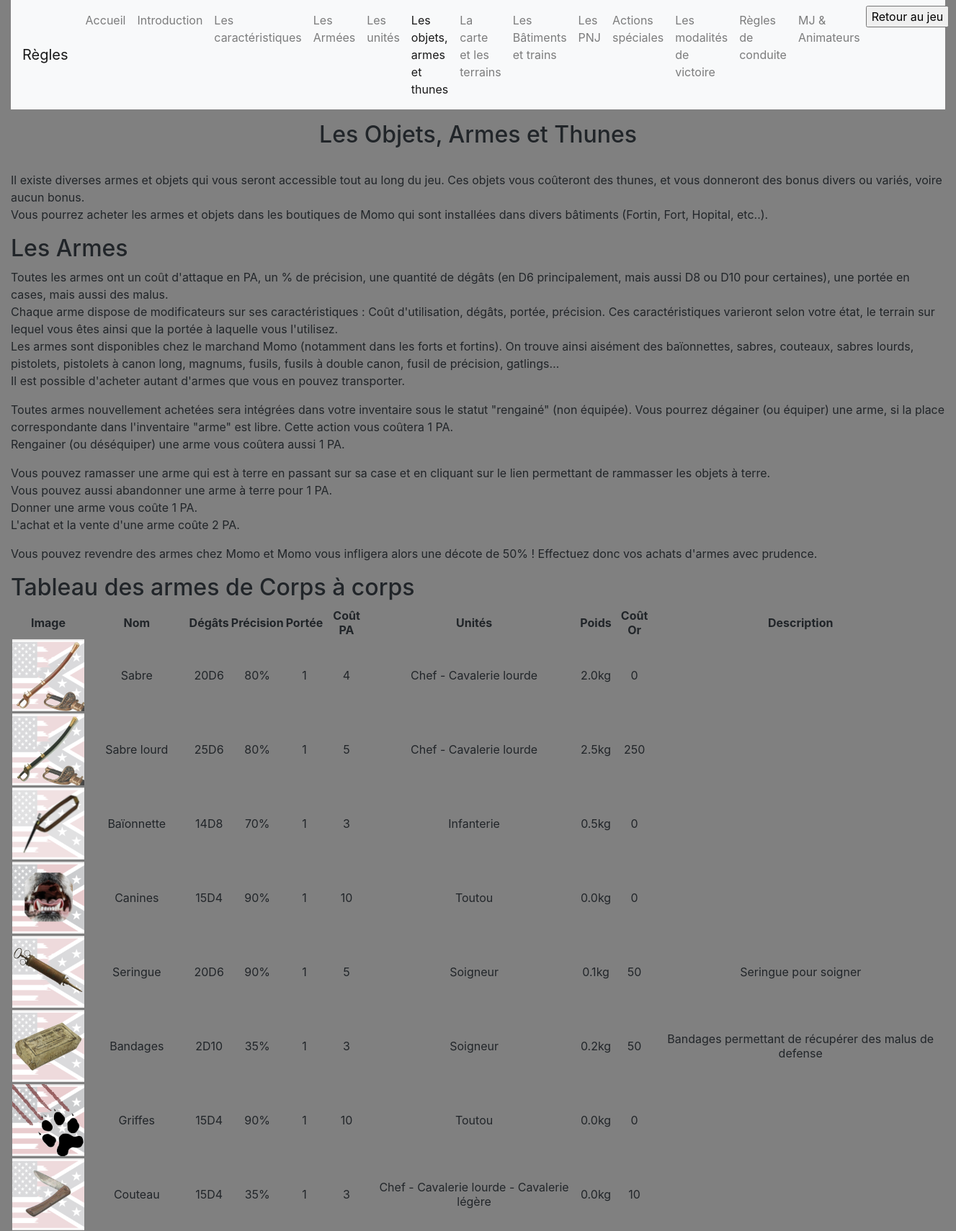
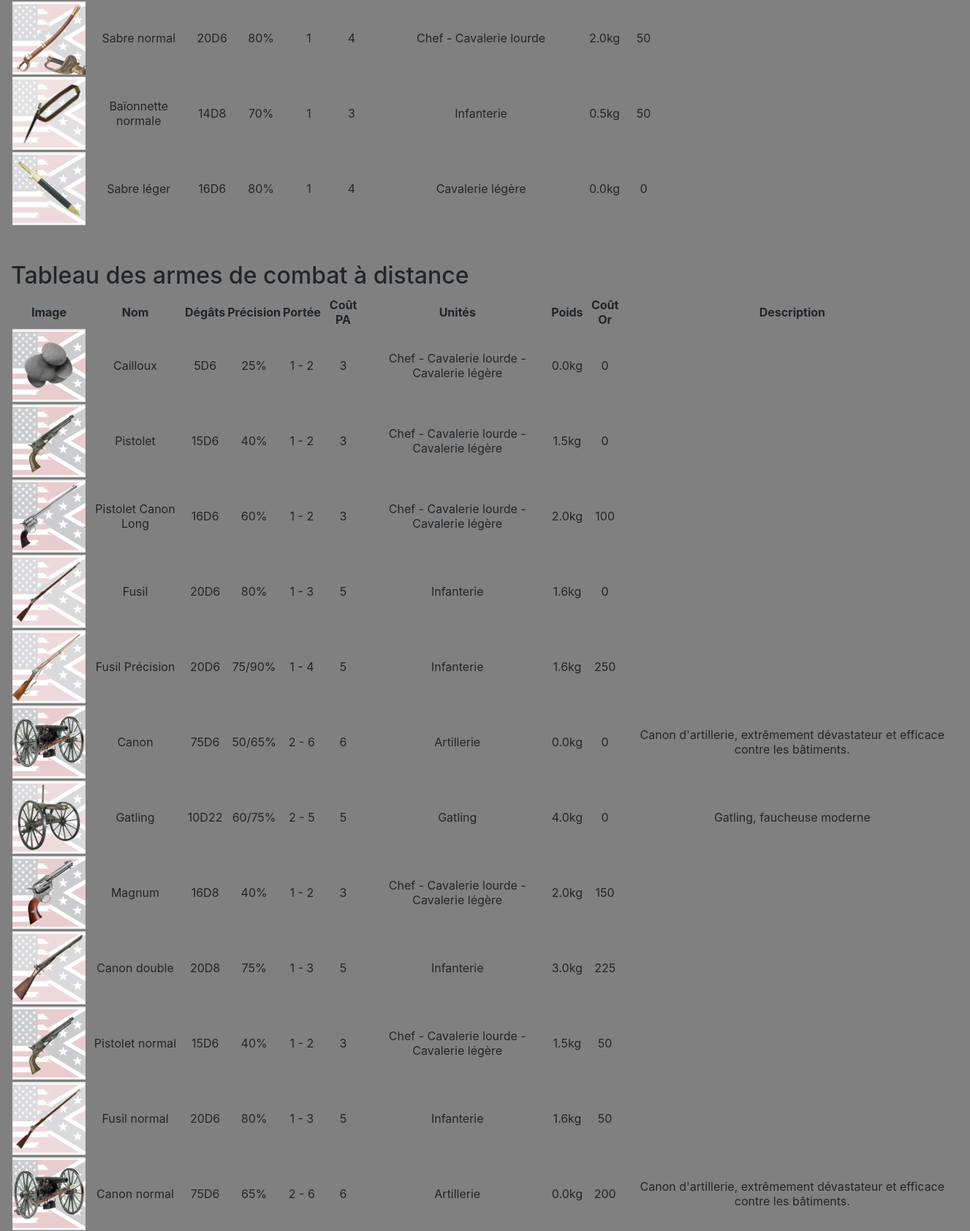
The page /regles/regles_objets.php (upper part) on the database its author committed (2 pictures, top to bottom).
### tables this page shows
CREATE TABLE `arme` (
  `id_arme` int(11) NOT NULL,
  `nom_arme` varchar(100) NOT NULL DEFAULT '',
  `porteeMin_arme` int(11) NOT NULL DEFAULT '0',
  `porteeMax_arme` tinyint(4) NOT NULL DEFAULT '0',
  `coutPa_arme` int(11) NOT NULL DEFAULT '0',
  `coutOr_arme` int(11) NOT NULL DEFAULT '0',
  `additionMin_degats` tinyint(4) NOT NULL DEFAULT '0',
  `additionMax_degats` tinyint(4) NOT NULL DEFAULT '0',
  `multiplicateurMin_degats` double NOT NULL DEFAULT '0',
  `multiplicateurMax_degats` double NOT NULL DEFAULT '0',
  `degatMin_arme` int(11) NOT NULL DEFAULT '0',
  `degatMax_arme` int(11) NOT NULL DEFAULT '0',
  `valeur_des_arme` int(11) NOT NULL DEFAULT '0',
  `precision_arme` int(11) NOT NULL DEFAULT '0',
  `degatZone_arme` enum('0','1') NOT NULL DEFAULT '0',
  `bonusPM_arme` int(11) NOT NULL DEFAULT '0',
  `poids_arme` decimal(10,1) NOT NULL DEFAULT '0.0',
  `pvMax_arme` int(11) NOT NULL DEFAULT '0',
  `description_arme` text NOT NULL,
  `qualite_arme` tinyint(4) NOT NULL DEFAULT '6',
  `main` tinyint(4) NOT NULL DEFAULT '1',
  `image_arme` varchar(100) DEFAULT NULL,
  PRIMARY KEY (`id_arme`),
  KEY `index_qualiteArme` (`porteeMin_arme`,`porteeMax_arme`,`qualite_arme`),
  KEY `index_porteemax1` (`porteeMax_arme`,`qualite_arme`),
  KEY `index_minMax_or` (`porteeMin_arme`,`porteeMax_arme`,`coutOr_arme`),
  KEY `index_proteeMax_or` (`porteeMax_arme`,`coutOr_arme`),
  KEY `index_armeportee1` (`id_arme`,`porteeMax_arme`)
);

### regles/regles_objets.php (the view, shortened to what this page needs)
<?php
$mysqli = db_connexion();
?>
<html>
	<head>
		<link rel="stylesheet" href="https://stackpath.bootstrapcdn.com/bootstrap/4.3.1/css/bootstrap.min.css">
	</head>
	<body style="background-color:grey;">
		<div class="container-fluid">
		<?php require 'regles_header.php' ?>
			<div class="row justify-content-center">
				<div class="col-12">
					<div align="center"><h2>Les Objets, Armes et Thunes</h2></div>
				</div>
			</div>
			<div class="row">
				<div class="col-12">
					<br />
					<p>Il existe diverses armes et objets qui vous seront accessible tout au long du jeu. Ces objets vous coûteront des thunes, et vous donneront des bonus divers ou variés, voire aucun bonus.<br />
					Vous pourrez acheter les armes et objets dans les boutiques de Momo qui sont installées dans divers bâtiments (Fortin, Fort, Hopital, etc..). </p>
					<h2>Les Armes</h2>
					<p>Toutes les armes ont un coût d'attaque en PA, un % de précision, une quantité de dégâts (en D6 principalement, mais aussi D8 ou D10 pour certaines), une portée en cases, mais aussi des malus.<br />
					Chaque arme dispose de modificateurs sur ses caractéristiques : Coût d'utilisation, dégâts, portée, précision. Ces caractéristiques varieront selon votre état, le terrain sur lequel vous êtes ainsi que la portée à laquelle vous l'utilisez.<br />
					Les armes sont disponibles chez le marchand Momo (notamment dans les forts et fortins). On trouve ainsi aisément des baïonnettes, sabres, couteaux, sabres lourds, pistolets, pistolets à canon long, magnums, fusils, fusils à double canon, fusil de précision, gatlings…<br />
					Il est possible d'acheter autant d'armes que vous en pouvez transporter.</p>
					<p>Toutes armes nouvellement achetées sera intégrées dans votre inventaire sous le statut "rengainé" (non équipée). Vous pourrez dégainer (ou équiper) une arme, si la place correspondante dans l'inventaire "arme" est libre. Cette action vous coûtera 1 PA.<br />
					Rengainer (ou déséquiper) une arme vous coûtera aussi 1 PA.</p>
					<p>Vous pouvez ramasser une arme qui est à terre en passant sur sa case et en cliquant sur le lien permettant de rammasser les objets à terre.<br />
					Vous pouvez aussi abandonner une arme à terre pour 1 PA.<br />
					Donner une arme vous coûte 1 PA.<br />
					L'achat et la vente d'une arme coûte 2 PA.</p>
					<p>Vous pouvez revendre des armes chez Momo et Momo vous infligera alors une décote de 50% ! Effectuez donc vos achats d'armes avec prudence.</p>
					<h2>Tableau des armes de Corps à corps</h2>
					<div id="table_armes_cac" class="table-responsive">
						<table border='1' align="center" width=100%>
							<tr>
								<th style="text-align:center">Image</th>
								<th style="text-align:center">Nom</th>
								<th style="text-align:center">Dégâts</th>
								<th style="text-align:center">Précision</th>
								<th style="text-align:center">Portée</th>
								<th style="text-align:center">Coût PA</th>
								<th style="text-align:center">Unités</th>
								<th style="text-align:center">Poids</th>
								<th style="text-align:center">Coût Or</th>
								<th style="text-align:center">Description</th>
							</tr>
							<?php
							$sql = "SELECT id_arme, image_arme, description_arme, poids_arme, precision_arme, degatMin_arme, valeur_des_arme, coutOr_arme, coutPa_arme, nom_arme
									FROM arme
									WHERE  porteeMax_arme = 1
									ORDER BY arme.id_arme ASC";
							$res = $mysqli->query($sql);
							while ($t_arme_cac = $res->fetch_assoc()) {
								$id_arme		= $t_arme_cac['id_arme'];
								$image_arme 	= $t_arme_cac['image_arme'];
								$desc_arme		= $t_arme_cac['description_arme'];
								$poids_arme		= $t_arme_cac['poids_arme'];
								$precision_arme	= $t_arme_cac['precision_arme'];
								$degats_arme	= $t_arme_cac['degatMin_arme'] . "D" . $t_arme_cac['valeur_des_arme'];
								$coutOr_arme	= $t_arme_cac['coutOr_arme'];
								$coutPa_arme	= $t_arme_cac['coutPa_arme'];
								$nom_arme		= $t_arme_cac['nom_arme'];
								$nom_unite		= "";
								$sql_unite = "SELECT nom_unite
												FROM arme_as_type_unite, type_unite
												WHERE arme_as_type_unite.id_type_unite = type_unite.id_unite
												AND arme_as_type_unite.id_arme = $id_arme";
								$res_unite = $mysqli->query($sql_unite);
								while ($t_unite = $res_unite->fetch_assoc()) {
									if (trim($nom_unite) != "") {
										$nom_unite .= " - ";
									}
									$nom_unite .= $t_unite['nom_unite'];
								}
								echo "<tr>";
								echo "	<td style='text-align:center'><img src='../images/armes/".$image_arme."' style='max-width: 100px; height: auto;' alt=''></td>";
								echo "	<td style='text-align:center'>".$nom_arme."</td>";
								echo "	<td style='text-align:center'>".$degats_arme."</td>";
								echo "	<td style='text-align:center'>".$precision_arme."%</td>";
								echo "	<td style='text-align:center'>1</td>";
								echo "	<td style='text-align:center'>".$coutPa_arme."</td>";
								echo "	<td style='text-align:center'>".$nom_unite."</td>";
								echo "	<td style='text-align:center'>".$poids_arme."kg</td>";
								echo "	<td style='text-align:center'>".$coutOr_arme."</td>";
								echo "	<td style='text-align:center'>".$desc_arme."</td>";
								echo "</tr>";
							}
							?>
						</table>
					</div>
					<br /><br />
					<h2>Tableau des armes de combat à distance</h2>
					<div id="table_armes_dist" class="table-responsive">
						<table border='1' align="center" width=100%>
							<tr>
								<th style="text-align:center">Image</th>
								<th style="text-align:center">Nom</th>
								<th style="text-align:center">Dégâts</th>
								<th style="text-align:center">Précision</th>
								<th style="text-align:center">Portée</th>
								<th style="text-align:center">Coût PA</th>
								<th style="text-align:center">Unités</th>
								<th style="text-align:center">Poids</th>
								<th style="text-align:center">Coût Or</th>
								<th style="text-align:center">Description</th>
							</tr>
							<?php
							$sql = "SELECT id_arme, image_arme, description_arme, poids_arme, precision_arme, degatMin_arme, valeur_des_arme, coutOr_arme, coutPa_arme, nom_arme, porteeMin_arme, porteeMax_arme
									FROM arme WHERE porteeMax_arme > 1
									ORDER BY id_arme ASC";
							$res = $mysqli->query($sql);
							while ($t_arme_dist = $res->fetch_assoc()) {
								$id_arme		= $t_arme_dist['id_arme'];
								$image_arme 	= $t_arme_dist['image_arme'];
								$desc_arme		= $t_arme_dist['description_arme'];
								$poids_arme		= $t_arme_dist['poids_arme'];
								$precision_arme	= $t_arme_dist['precision_arme'];
								$degats_arme	= $t_arme_dist['degatMin_arme'] . "D" . $t_arme_dist['valeur_des_arme'];
								$coutOr_arme	= $t_arme_dist['coutOr_arme'];
								$coutPa_arme	= $t_arme_dist['coutPa_arme'];
								$nom_arme		= $t_arme_dist['nom_arme'];
								$portee_arme	= $t_arme_dist['porteeMin_arme'] . " - " . $t_arme_dist['porteeMax_arme'];
								$nom_unite		= "";
								if($id_arme == '8' || $id_arme == '14' || $id_arme == '13'){
									$perte_precision = $precision_arme - 15;
								}
								$sql_unite = "SELECT nom_unite
												FROM arme_as_type_unite, type_unite
												WHERE arme_as_type_unite.id_type_unite = type_unite.id_unite
												AND arme_as_type_unite.id_arme = $id_arme";
								$res_unite = $mysqli->query($sql_unite);
								while ($t_unite = $res_unite->fetch_assoc()) {
									if (trim($nom_unite) != "") {
										$nom_unite .= " - ";
									}
									$nom_unite .= $t_unite['nom_unite'];
								}
								echo "<tr>";
								echo "	<td style='text-align:center'><img src='../images/armes/".$image_arme."' style='max-width: 100px; height: auto;' alt=''></td>";
								echo "	<td style='text-align:center'>".$nom_arme."</td>";
								echo "	<td style='text-align:center'>".$degats_arme."</td>";
								if($id_arme == '8' || $id_arme == '14' || $id_arme == '13'){
									echo "	<td style='text-align:center'>".$perte_precision."/".$precision_arme."%</td>";
								} else {
									echo "	<td style='text-align:center'>".$precision_arme."%</td>";
								}
								echo "	<td style='text-align:center'>".$portee_arme."</td>";
								echo "	<td style='text-align:center'>".$coutPa_arme."</td>";
								echo "	<td style='text-align:center'>".$nom_unite."</td>";
								echo "	<td style='text-align:center'>".$poids_arme."kg</td>";
								echo "	<td style='text-align:center'>".$coutOr_arme."</td>";
								echo "	<td style='text-align:center'>".$desc_arme."</td>";
								echo "</tr>";
							}
							?>
						</table>
					</div>
					<br /><br />
					<br />
				</div>
			</div>
		</div>
	</body>
</html>

### regles/regles_header.php (shortened to what this page needs)
<nav class="navbar navbar-expand-lg navbar-light bg-light mb-3">
    <a class="navbar-brand" href="#">Règles</a>
    <div class="collapse navbar-collapse" id="navbarSupportedContent">
        <ul class="navbar-nav mr-auto">
            <li class="nav-item">
                <a class="nav-link" href="../index.php">Accueil</a>
            </li>
            <li class="nav-item">
                <a class="nav-link" href="regles_introduction.php">Introduction</a>
            </li>
            <li class="nav-item">
                <a class="nav-link" href="regles_caracs.php">Les caractéristiques</a>
            </li>
            <li class="nav-item">
                <a class="nav-link" href="regles_armees.php">Les Armées</a>
            </li>
            <li class="nav-item">
                <a class="nav-link" href="regles_unites.php">Les unités</a>
            </li>
            <li class="nav-item">
                <a class="nav-link active" href="regles_objets.php">Les objets, armes et thunes</a>
            </li>
            <li class="nav-item">
                <a class="nav-link" href="regles_carte.php">La carte et les terrains</a>
            </li>
            <li class="nav-item">
                <a class="nav-link" href="regles_batiments.php">Les Bâtiments et trains</a>
            </li>
            <li class="nav-item">
                <a class="nav-link" href="regles_pnjs.php">Les PNJ</a>
            </li>
            <li class="nav-item">
                <a class="nav-link" href="regles_action_spe.php">Actions spéciales</a>
            </li>
            <li class="nav-item">
                <a class="nav-link" href="regles_modalites_victoire.php">Les modalités de victoire</a>
            </li>
            <li class="nav-item">
                <a class="nav-link" href="regles_conduite.php">Règles de conduite</a>
            </li>
            <li class="nav-item">
                <a class="nav-link" href="regles_animation.php">MJ & Animateurs</a>
            </li>
            <li class="nav-item">
                <a href="../jeu/jouer.php"> <input type="button" value="Retour au jeu"> </a>
            </li>
        </ul>
    </div>
</nav>

### rows shown on the page
arme: image_arme (picture), nom_arme "Sabre", degats_arme "20D6", precision_arme "80", coutPa_arme "4", nom_unite "Chef - Cavalerie lourde", poids_arme "2.0", coutOr_arme "0"
arme: image_arme (picture), nom_arme "Sabre lourd", degats_arme "25D6", precision_arme "80", coutPa_arme "5", nom_unite "Chef - Cavalerie lourde", poids_arme "2.5", coutOr_arme "250"
arme: image_arme (picture), nom_arme "Baïonnette", degats_arme "14D8", precision_arme "70", coutPa_arme "3", nom_unite "Infanterie", poids_arme "0.5", coutOr_arme "0"
arme: image_arme (picture), nom_arme "Canines", degats_arme "15D4", precision_arme "90", coutPa_arme "10", nom_unite "Toutou", poids_arme "0.0", coutOr_arme "0"
arme: image_arme (picture), nom_arme "Seringue", degats_arme "20D6", precision_arme "90", coutPa_arme "5", nom_unite "Soigneur", poids_arme "0.1", coutOr_arme "50", description_arme "Seringue pour soigner"
arme: image_arme (picture), nom_arme "Bandages", degats_arme "2D10", precision_arme "35", coutPa_arme "3", nom_unite "Soigneur", poids_arme "0.2", coutOr_arme "50", description_arme "Bandages permettant de récupérer des malus de defense"
arme: image_arme (picture), nom_arme "Griffes", degats_arme "15D4", precision_arme "90", coutPa_arme "10", nom_unite "Toutou", poids_arme "0.0", coutOr_arme "0"
arme: image_arme (picture), nom_arme "Couteau", degats_arme "15D4", precision_arme "35", coutPa_arme "3", nom_unite "Chef - Cavalerie lourde - Cavalerie légère", poids_arme "0.0", coutOr_arme "10"
arme: image_arme (picture), nom_arme "Sabre normal", degats_arme "20D6", precision_arme "80", coutPa_arme "4", nom_unite "Chef - Cavalerie lourde", poids_arme "2.0", coutOr_arme "50"
arme: image_arme (picture), nom_arme "Baïonnette normale", degats_arme "14D8", precision_arme "70", coutPa_arme "3", nom_unite "Infanterie", poids_arme "0.5", coutOr_arme "50"
arme: image_arme (picture), nom_arme "Sabre léger", degats_arme "16D6", precision_arme "80", coutPa_arme "4", nom_unite "Cavalerie légère", poids_arme "0.0", coutOr_arme "0"
arme: image_arme (picture), nom_arme "Cailloux", degats_arme "5D6", precision_arme "25", portee_arme "1 - 2", coutPa_arme "3", nom_unite "Chef - Cavalerie lourde - Cavalerie légère", poids_arme "0.0", coutOr_arme "0"
arme: image_arme (picture), nom_arme "Pistolet", degats_arme "15D6", precision_arme "40", portee_arme "1 - 2", coutPa_arme "3", nom_unite "Chef - Cavalerie lourde - Cavalerie légère", poids_arme "1.5", coutOr_arme "0"
arme: image_arme (picture), nom_arme "Pistolet Canon Long", degats_arme "16D6", precision_arme "60", portee_arme "1 - 2", coutPa_arme "3", nom_unite "Chef - Cavalerie lourde - Cavalerie légère", poids_arme "2.0", coutOr_arme "100"
arme: image_arme (picture), nom_arme "Fusil", degats_arme "20D6", precision_arme "80", portee_arme "1 - 3", coutPa_arme "5", nom_unite "Infanterie", poids_arme "1.6", coutOr_arme "0"
arme: image_arme (picture), nom_arme "Fusil Précision", degats_arme "20D6", precision_arme "75", precision_arme "90", portee_arme "1 - 4", coutPa_arme "5", nom_unite "Infanterie", poids_arme "1.6", coutOr_arme "250"
arme: image_arme (picture), nom_arme "Canon", degats_arme "75D6", precision_arme "50", precision_arme "65", portee_arme "2 - 6", coutPa_arme "6", nom_unite "Artillerie", poids_arme "0.0", coutOr_arme "0", description_arme "Canon d'artillerie, extrêmement dévastateur et efficace contre les bâtiments."
arme: image_arme (picture), nom_arme "Gatling", degats_arme "10D22", precision_arme "60", precision_arme "75", portee_arme "2 - 5", coutPa_arme "5", nom_unite "Gatling", poids_arme "4.0", coutOr_arme "0", description_arme "Gatling, faucheuse moderne"
arme: image_arme (picture), nom_arme "Magnum", degats_arme "16D8", precision_arme "40", portee_arme "1 - 2", coutPa_arme "3", nom_unite "Chef - Cavalerie lourde - Cavalerie légère", poids_arme "2.0", coutOr_arme "150"
arme: image_arme (picture), nom_arme "Canon double", degats_arme "20D8", precision_arme "75", portee_arme "1 - 3", coutPa_arme "5", nom_unite "Infanterie", poids_arme "3.0", coutOr_arme "225"
arme: image_arme (picture), nom_arme "Pistolet normal", degats_arme "15D6", precision_arme "40", portee_arme "1 - 2", coutPa_arme "3", nom_unite "Chef - Cavalerie lourde - Cavalerie légère", poids_arme "1.5", coutOr_arme "50"
arme: image_arme (picture), nom_arme "Fusil normal", degats_arme "20D6", precision_arme "80", portee_arme "1 - 3", coutPa_arme "5", nom_unite "Infanterie", poids_arme "1.6", coutOr_arme "50"
arme: image_arme (picture), nom_arme "Canon normal", degats_arme "75D6", precision_arme "65", portee_arme "2 - 6", coutPa_arme "6", nom_unite "Artillerie", poids_arme "0.0", coutOr_arme "200", description_arme "Canon d'artillerie, extrêmement dévastateur et efficace contre les bâtiments."
